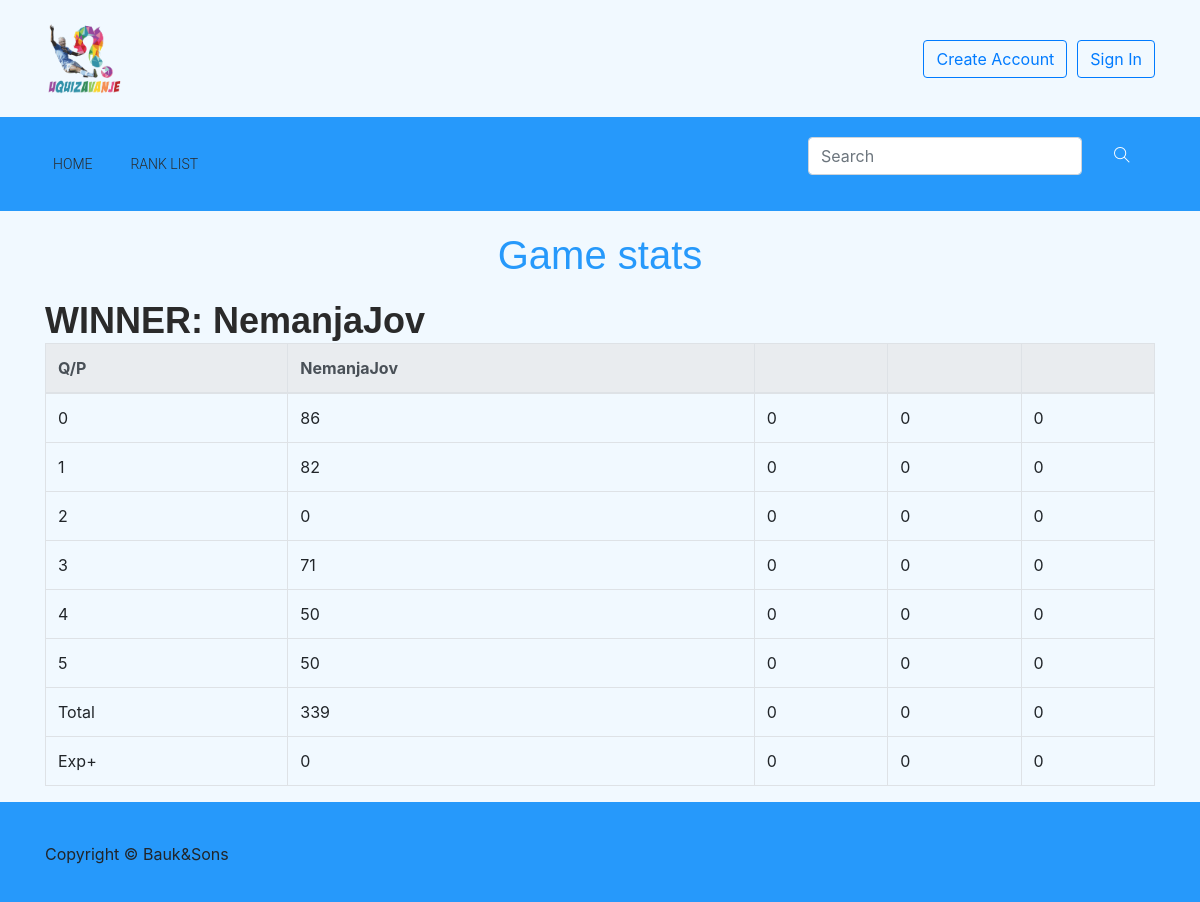
The app's page /game/181 with its own data.
### quiz/models.py (models this page shows, shortened)
class Game(models.Model):
    MAX_PLAYERS = 4
    NUM_ANSWERS = 4
    GAME_NOT_STARTED    = 0
    GAME_IN_PLAY        = 1
    GAME_OVER           = 2
    player_one = models.ForeignKey(settings.AUTH_USER_MODEL,related_name = '%(class)s_p1', on_delete=models.DO_NOTHING, null=True)
    player_two = models.ForeignKey(settings.AUTH_USER_MODEL, related_name = '%(class)s_p2',on_delete=models.DO_NOTHING, null=True)
    player_three = models.ForeignKey(settings.AUTH_USER_MODEL, related_name = '%(class)s_p3', on_delete=models.DO_NOTHING, null=True)
    player_four = models.ForeignKey(settings.AUTH_USER_MODEL, related_name = '%(class)s_p4', on_delete=models.DO_NOTHING, null=True)
    player_one_pts = models.IntegerField(default=0)
    player_two_pts = models.IntegerField(default=0)
    player_three_pts = models.IntegerField(default=0)
    player_four_pts = models.IntegerField(default=0)
    game_state      = models.IntegerField(default=0)
    num_questions   = models.IntegerField(default=0)
    cur_question    = models.IntegerField(default=-1)
    num_players     = models.IntegerField(default=0)
    num_answers     = models.IntegerField(default=0)
    winner = models.ForeignKey(settings.AUTH_USER_MODEL, related_name = '%(class)s_win', on_delete=models.DO_NOTHING, blank = True, null = True)
    def get_questions_for_game(self):
        return GameQuestions.objects.filter(game = self)

class User(AbstractUser):
    email = models.EmailField(
        verbose_name='email address',
        max_length=255,
        unique=True,
    )
    age = models.IntegerField(null = True)
    is_active = models.BooleanField(default=True)
    is_moderator = models.BooleanField(default=False)
    wants_moderator = models.BooleanField(default = False)
    first_name = models.CharField(max_length=50)
    last_name = models.CharField( max_length=50)
    level = models.IntegerField(default = 0)
    exp = models.IntegerField(default = 0)
    picture = models.TextField(default = "quiz/default_avatar.jpg", max_length = 50, blank = True, null = True)
    ranking = models.IntegerField(default = -1)
    USERNAME_FIELD = 'username'
    REQUIRED_FIELDS = ['email']

class GameQuestions(models.Model):
    class Meta:
        unique_together = (('game', 'index'),)
    game       = models.ForeignKey(Game, on_delete=models.DO_NOTHING)
    index      = models.IntegerField()
    question   = models.ForeignKey(Question, on_delete=models.DO_NOTHING)
    p1_pts = models.IntegerField(default=0)
    p2_pts = models.IntegerField(default=0)
    p3_pts = models.IntegerField(default=0)
    p4_pts = models.IntegerField(default=0)

### quiz/views.py (the view, shortened to what this page needs)
# urls.py: path('game/<int:game_id>',           views.game,                         name='game'),
def game(request, game_id):
    if not Game.objects.filter(id=game_id).exists():
        return HttpResponse('Game does not exist.')
    game = Game.objects.get(id=game_id)
    if game.game_state == Game.GAME_OVER:
        template = loader.get_template('quiz/game_end_stats.html')
        max_pts = max([game.player_one_pts, game.player_two_pts, game.player_three_pts, game.player_four_pts])
        if game.num_players == 1:
            multiplier = 0
        elif game.num_players == 2:
            multiplier = 1
        elif game.num_players == 3:
            multiplier = 2
        elif game.num_players == 4:
            multiplier = 3
        if game.player_one_pts==max_pts:
            game.winner = game.player_one
            game.player_one.ranking+=20
            if game.player_two is not None:
                    game.player_two.ranking-=20
            if game.player_three is not None:
                game.player_three.ranking-=20
            if game.player_four is not None:
                game.player_four.ranking-=20
        if game.player_one.ranking<0:
            game.player_one.ranking = 0
        game.player_one.exp+=int((game.player_one_pts/10))*multiplier
        game.player_one.level = math.floor(game.player_one.exp/200)+1
        if game.player_two is not None:
            if game.player_two.ranking<0:
                game.player_two.ranking = 0
            game.player_two.exp+=int((game.player_two_pts/10))*multiplier
            game.player_two.level = math.floor(game.player_two.exp/200)+1
        if game.player_three is not None:
            if game.player_three.ranking<0:
                game.player_three.ranking = 0
            game.player_three.exp+=int((game.player_three_pts/10))*multiplier
            game.player_three.level = math.floor(game.player_four.exp/200)+1
        if game.player_four is not None:
            if game.player_four.ranking<0:
                game.player_four.ranking = 0
            game.player_four.exp+=int((game.player_four_pts/10))*multiplier
            game.player_four.level = math.floor(game.player_four.exp/200)+1
        game.player_one.save()
        if game.player_two is not None:
            game.player_two.save()
        if game.player_three is not None:
            game.player_three.save()
        if game.player_four is not None:
            game.player_four.save()
        game.save()
        context = {
            "game": game,
            "questions": Game.get_questions_for_game(game),
            "p1exp": int((game.player_one_pts/10))*multiplier,
            "p2exp": int((game.player_two_pts/10))*multiplier,
            "p3exp": int((game.player_three_pts/10))*multiplier,
            "p4exp": int((game.player_four_pts/10))*multiplier,
        }
        return HttpResponse(template.render(context,request))

### quiz/templates/quiz/game_end_stats.html (shortened to what this page needs)
{% extends "quiz/base.html" %} {% block content %}
<div class="container">
  <div class="row justify-content-center" id="trophy_h1">
    <h1 class="text-center">Game stats</h1>
  </div>
  <h2>WINNER: {{game.winner.username}}</h2>
  <div class="table-responsive">
    <table class="table table-bordered">
      <thead class="thead-light">
          <tr>
              <th scope="col">
                Q/P
              <th scope="col">
                {{game.player_one.username}}
              <th scope="col">
              <th scope="col">
              <th scope="col">
          </tr>
      </thead>
    {%for question in questions%}
    <tr>
        <td>
        {{question.index}}
        </td>
        <td>
        {{question.p1_pts}}
        </td>
        <td>
        {{question.p2_pts}}
        </td>
        <td>
        {{question.p3_pts}}
        </td>
        <td>
        {{question.p4_pts}}
        </td>
    </tr>
    {%endfor%}
    <tr>
        <td>
        Total
        </td>
        <td>
        {{game.player_one_pts}}
        </td>
        <td>
        {{game.player_two_pts}}
        </td>
        <td>
        {{game.player_three_pts}}
        </td>
        <td>
        {{game.player_four_pts}}
        </td>
    </tr>
    <tr>
        <td>
        Exp+
        </td>
        <td>
        {{p1exp}}
        </td>
        <td>
        {{p2exp}}
        </td>
        <td>
        {{p3exp}}
        </td>
        <td>
        {{p4exp}}
        </td>
    </tr>
  </table>
  </div>
</div>
{% endblock content%}

### quiz/static/quiz/style.css (style rules this page uses)
h1, h2, h3, h4, h5, h6 { color: #2a2a2a; font-family: "Cabin", sans-serif; }
h2 { font-size: 36px; line-height: 28px; color: #2a2a2a; font-weight: 700; }
body { background-color: #F1F9FF; }
#trophy_h1 { margin-top: 20px; margin-bottom: 20px; }
#trophy_h1 h1 { color: #2699FB; font-family: 'Cabin', sans-serif; }

### records on screen
Game: winner.username "NemanjaJov", player_one.username "NemanjaJov", player_one_pts "339", player_two_pts "0", player_three_pts "0", player_four_pts "0"
GameQuestions: index "0", p1_pts "86", p2_pts "0", p3_pts "0", p4_pts "0"
GameQuestions: index "1", p1_pts "82", p2_pts "0", p3_pts "0", p4_pts "0"
GameQuestions: index "2", p1_pts "0", p2_pts "0", p3_pts "0", p4_pts "0"
GameQuestions: index "3", p1_pts "71", p2_pts "0", p3_pts "0", p4_pts "0"
GameQuestions: index "4", p1_pts "50", p2_pts "0", p3_pts "0", p4_pts "0"
GameQuestions: index "5", p1_pts "50", p2_pts "0", p3_pts "0", p4_pts "0"

### other values on screen
{{ p1exp }} "0"
{{ p2exp }} "0"
{{ p3exp }} "0"
{{ p4exp }} "0"
